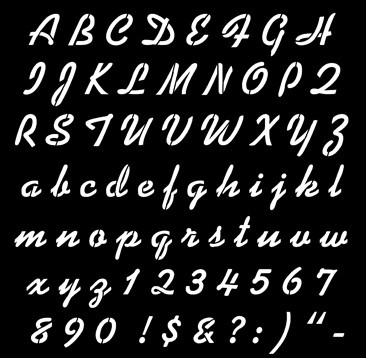
#> input picture images/alp.jpg, 366 x 358 px
$ python Ero_Dil_3.py
#> lines starting #> are read from the running program, lines starting #| are printed output that depends on the picture
import numpy as np
import cv2

#Opening : erosion 수행을 한 후 바로 dialation 수행을 하여 본래 이미지 크기로 돌려 놓는 것
#Closing : dilation 수행을 한 후 바로 erosion 수행을 하여 본래 이미지 크기로 돌려 놓는 것

def morph():
    img1 = cv2.imread('images/alp.jpg', cv2.IMREAD_GRAYSCALE)
#> img1 is the input picture: shape (358, 366); min 0, max 255, mean 35
    img2 = cv2.imread('images/opening.jpg', cv2.IMREAD_GRAYSCALE)
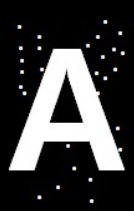
#> input picture images/opening.jpg, 134 x 211 px
#> img2: shape (211, 134); min 0, max 255, mean 60.5
    img3 = cv2.imread('images/closing.jpg', cv2.IMREAD_GRAYSCALE)
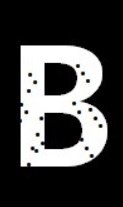
#> input picture images/closing.jpg, 123 x 207 px
#> img3: shape (207, 123); min 0, max 255, mean 69.9

    kernel = np.ones((3,3), np.uint8)

    grad = cv2.morphologyEx(img1, cv2.MORPH_GRADIENT, kernel)
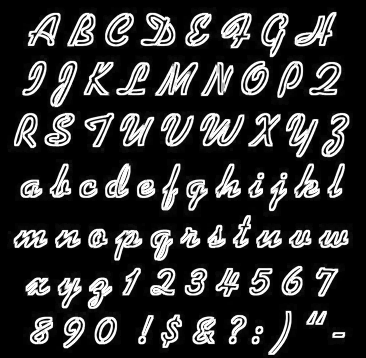
#> grad: shape (358, 366); min 0, max 255, mean 48.5
    tophat = cv2.morphologyEx(img2, cv2.MORPH_TOPHAT, kernel)
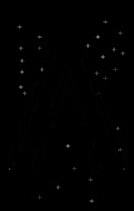
#> tophat: shape (211, 134); min 0, max 121, mean 1
    blackhat = cv2.morphologyEx(img3, cv2.MORPH_BLACKHAT, kernel)
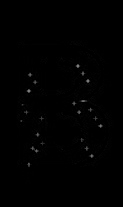
#> blackhat: shape (207, 123); min 0, max 128, mean 0.9
    #cv2.morphologyEx(src, operation, kernel)
    #_GRADIENT : dilation 이미지와 erosion 이미지의 차이를 나타냄
    #_TOPHAT : 원본 이미지와 opening한 이미지의 차이를 나타냄
    #_BLACKHAT : closing한 이미지와 원본 이미지의 차이를 나타냄

    #cv2.imshow('original', img1)
    #cv2.imshow('original2', img2)
    cv2.imshow('grad', grad)
    cv2.imshow('tophat', tophat)
    cv2.imshow('blackhat', blackhat)

    cv2.waitKey(0)
    cv2.destroyAllWindows()

morph()
